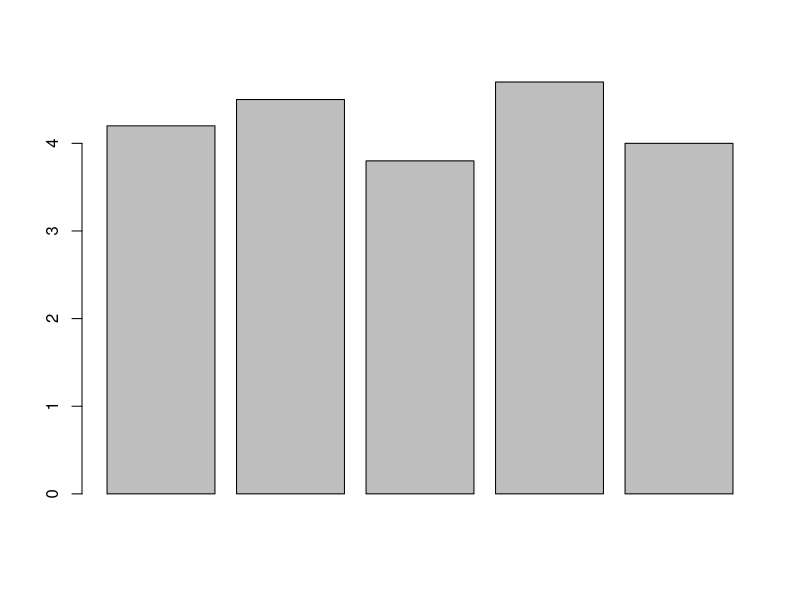
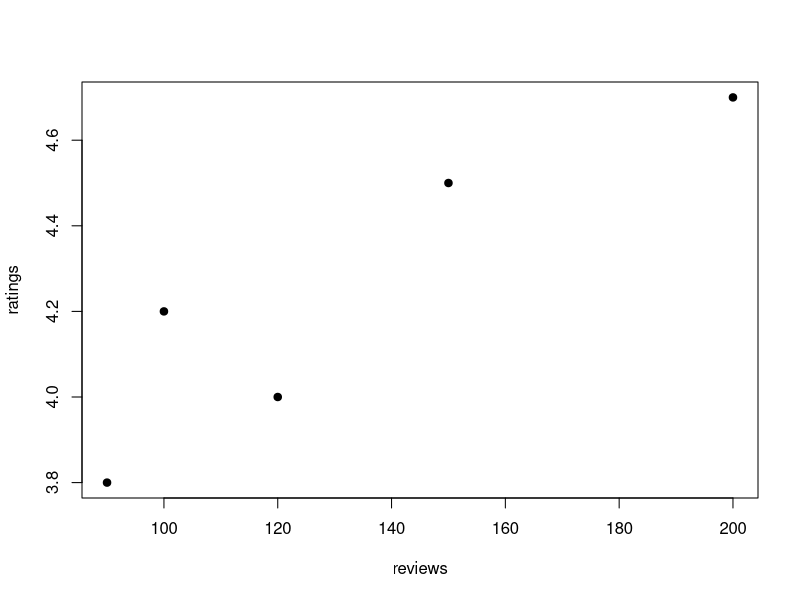
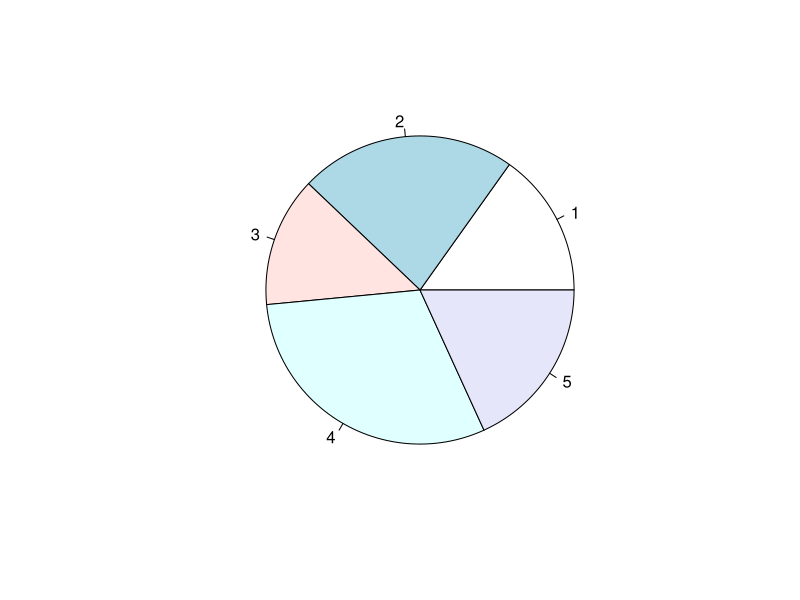

The R source for these figures, in order:
ratings<-c(4.2,4.5,3.8,4.7,4.0)
barplot(ratings)

reviews<-c(100,150,90,200,120)
plot(reviews,ratings,pch=19)

pie(reviews)

data.frame(reviews,ratings)
